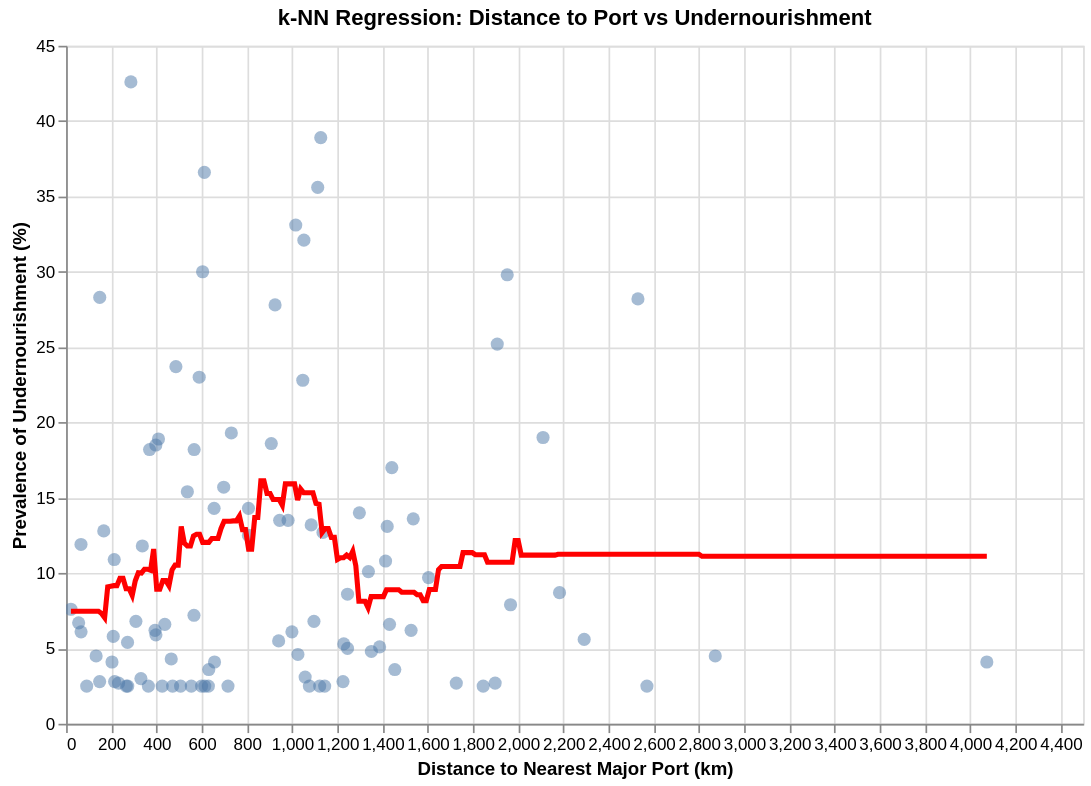

Notebook cell for this chart:
### Code cell
# k-NN Regression: Distance to Port vs Undernourishment
x_dist, y_dist_pred = get_knn_predictions(reg_df['dist_to_nearest_port_km'], reg_df['latest_undernourishment'], k=15)
dist_pred_df = pd.DataFrame({'dist_to_nearest_port_km': x_dist, 'predicted_undernourishment': y_dist_pred})

scatter_dist = alt.Chart(reg_df).mark_point(filled=True, size=60, opacity=0.5).encode(
    x=alt.X('dist_to_nearest_port_km:Q', title='Distance to Nearest Major Port (km)'),
    y=alt.Y('latest_undernourishment:Q', title='Prevalence of Undernourishment (%)'),
    tooltip=['dist_to_nearest_port_km', 'latest_undernourishment']
)

line_dist = alt.Chart(dist_pred_df).mark_line(color='red', size=3).encode(
    x='dist_to_nearest_port_km:Q',
    y='predicted_undernourishment:Q'
)

(scatter_dist + line_dist).properties(
    width=600,
    height=400,
    title='k-NN Regression: Distance to Port vs Undernourishment'
).interactive()

### Figure 1 — Vega-Lite specification as saved in the notebook (floating-point values rounded to 4 significant figures; data arrays with more than 128 entries replaced by an {"elided": "..."} marker saying what was removed)
{"config": {"view": {"continuousWidth": 300, "continuousHeight": 300}}, "layer": [{"data": {"name": "data-bc42accebf976934241cea963472358e"}, "mark": {"type": "point", "filled": true, "opacity": 0.5, "size": 60}, "encoding": {"tooltip": [{"field": "dist_to_nearest_port_km", "type": "quantitative"}, {"field": "latest_undernourishment", "type": "quantitative"}], "x": {"field": "dist_to_nearest_port_km", "title": "Distance to Nearest Major Port (km)", "type": "quantitative"}, "y": {"field": "latest_undernourishment", "title": "Prevalence of Undernourishment (%)", "type": "quantitative"}}, "name": "view_832afd8f4f1cf907_0"}, {"data": {"name": "data-4dbbe6d07fa882ed475798710cb52b57"}, "mark": {"type": "line", "color": "red", "size": 3}, "encoding": {"x": {"field": "dist_to_nearest_port_km", "type": "quantitative"}, "y": {"field": "predicted_undernourishment", "type": "quantitative"}}}], "height": 400, "params": [{"name": "param_1e9efca18e7a2868", "select": {"type": "interval", "encodings": ["x", "y"]}, "bind": "scales", "views": ["view_832afd8f4f1cf907_0"]}], "title": "k-NN Regression: Distance to Port vs Undernourishment", "width": 600, "$schema": "https://vega.github.io/schema/vega-lite/v6.1.0.json", "datasets": {"data-bc42accebf976934241cea963472358e": [{"dist_to_nearest_port_km": 604.0, "GDP_billions_USD": 26.67, "latest_undernourishment": 30.0}, {"dist_to_nearest_port_km": 1052.0, "GDP_billions_USD": 31.47, "latest_undernourishment": 32.1}, {"dist_to_nearest_port_km": 1967.0, "GDP_billions_USD": 1.137, "latest_undernourishment": 7.9}, {"dist_to_nearest_port_km": 1845.0, "GDP_billions_USD": 103.5, "latest_undernourishment": 2.5}, {"dist_to_nearest_port_km": 266.4, "GDP_billions_USD": 80.81, "latest_undernourishment": 2.5}, {"dist_to_nearest_port_km": 214.7, "GDP_billions_USD": 519.2, "latest_undernourishment": 2.8}, {"dist_to_nearest_port_km": 1016.0, "GDP_billions_USD": 53.79, "latest_undernourishment": 33.1}, {"dist_to_nearest_port_km": 1454.0, "GDP_billions_USD": 91.8, "latest_undernourishment": 3.6}, {"dist_to_nearest_port_km": 506.5, "GDP_billions_USD": 51.53, "latest_undernourishment": 2.5}, {"dist_to_nearest_port_km": 1245.0, "GDP_billions_USD": 29.49, "latest_undernourishment": 8.6}, {"dist_to_nearest_port_km": 369.3, "GDP_billions_USD": 9.651, "latest_undernourishment": 18.2}, {"dist_to_nearest_port_km": 1441.0, "GDP_billions_USD": 2.002, "latest_undernourishment": 17.0}, {"dist_to_nearest_port_km": 308.8, "GDP_billions_USD": 617.0, "latest_undernourishment": 6.8}, {"dist_to_nearest_port_km": 588.9, "GDP_billions_USD": 94.18, "latest_undernourishment": 23.0}, {"dist_to_nearest_port_km": 1604.0, "GDP_billions_USD": 14.24, "latest_undernourishment": 9.7}, {"dist_to_nearest_port_km": 2183.0, "GDP_billions_USD": 3.78, "latest_undernourishment": 8.7}, {"dist_to_nearest_port_km": 1414.0, "GDP_billions_USD": 42.14, "latest_undernourishment": 10.8}, {"dist_to_nearest_port_km": 565.7, "GDP_billions_USD": 415.3, "latest_undernourishment": 7.2}, {"dist_to_nearest_port_km": 2110.0, "GDP_billions_USD": 1.801, "latest_undernourishment": 19.0}, {"dist_to_nearest_port_km": 924.7, "GDP_billions_USD": 3.607, "latest_undernourishment": 27.8}, {"dist_to_nearest_port_km": 1727.0, "GDP_billions_USD": 2.082, "latest_undernourishment": 2.7}, {"dist_to_nearest_port_km": 599.5, "GDP_billions_USD": 80.54, "latest_undernourishment": 2.5}, {"dist_to_nearest_port_km": 1526.0, "GDP_billions_USD": 35.01, "latest_undernourishment": 6.2}, {"dist_to_nearest_port_km": 2872.0, "GDP_billions_USD": 0.938, "latest_undernourishment": 4.5}, {"dist_to_nearest_port_km": 1113.0, "GDP_billions_USD": 13.63, "latest_undernourishment": 35.6}, {"dist_to_nearest_port_km": 629.6, "GDP_billions_USD": 376.7, "latest_undernourishment": 2.5}, {"dist_to_nearest_port_km": 272.8, "GDP_billions_USD": 800.5, "latest_undernourishment": 2.5}, {"dist_to_nearest_port_km": 208.6, "GDP_billions_USD": 475.6, "latest_undernourishment": 5.8}, {"dist_to_nearest_port_km": 393.5, "GDP_billions_USD": 279.5, "latest_undernourishment": 6.2}, {"dist_to_nearest_port_km": 1058.0, "GDP_billions_USD": 45.28, "latest_undernourishment": 3.1}, {"dist_to_nearest_port_km": 2530.0, "GDP_billions_USD": 33.54, "latest_undernourishment": 28.2}, {"dist_to_nearest_port_km": 132.8, "GDP_billions_USD": 82.14, "latest_undernourishment": 4.5}, {"dist_to_nearest_port_km": 397.4, "GDP_billions_USD": 109.7, "latest_undernourishment": 5.9}, {"dist_to_nearest_port_km": 654.8, "GDP_billions_USD": 553.7, "latest_undernourishment": 14.3}, {"dist_to_nearest_port_km": 1338.0, "GDP_billions_USD": 19.0, "latest_undernourishment": 10.1}, {"dist_to_nearest_port_km": 697.3, "GDP_billions_USD": 18.38, "latest_undernourishment": 15.7}, {"dist_to_nearest_port_km": 1026.0, "GDP_billions_USD": 46.21, "latest_undernourishment": 4.6}, {"dist_to_nearest_port_km": 408.7, "GDP_billions_USD": 14.29, "latest_undernourishment": 18.9}, {"dist_to_nearest_port_km": 148.8, "GDP_billions_USD": 22.23, "latest_undernourishment": 28.3}, {"dist_to_nearest_port_km": 203.0, "GDP_billions_USD": 147.1, "latest_undernourishment": 4.1}, {"dist_to_nearest_port_km": 554.0, "GDP_billions_USD": 7.571, "latest_undernourishment": 2.5}, {"dist_to_nearest_port_km": 1387.0, "GDP_billions_USD": 17.73, "latest_undernourishment": 5.1}, {"dist_to_nearest_port_km": 716.3, "GDP_billions_USD": 16.98, "latest_undernourishment": 2.5}, {"dist_to_nearest_port_km": 21.43, "GDP_billions_USD": 15.48, "latest_undernourishment": 7.6}, {"dist_to_nearest_port_km": 1431.0, "GDP_billions_USD": 11.39, "latest_undernourishment": 6.6}, {"dist_to_nearest_port_km": 1351.0, "GDP_billions_USD": 22.27, "latest_undernourishment": 4.8}, {"dist_to_nearest_port_km": 148.4, "GDP_billions_USD": 481.8, "latest_undernourishment": 2.8}, {"dist_to_nearest_port_km": 731.1, "GDP_billions_USD": 10.89, "latest_undernourishment": 19.3}, {"dist_to_nearest_port_km": 1127.0, "GDP_billions_USD": 17.14, "latest_undernourishment": 38.9}, {"dist_to_nearest_port_km": 1085.0, "GDP_billions_USD": 48.31, "latest_undernourishment": 13.2}, {"dist_to_nearest_port_km": 611.8, "GDP_billions_USD": 4.72, "latest_undernourishment": 36.6}, {"dist_to_nearest_port_km": 91.15, "GDP_billions_USD": 165.2, "latest_undernourishment": 2.5}, {"dist_to_nearest_port_km": 4074.0, "GDP_billions_USD": 0.263, "latest_undernourishment": 4.1}, {"dist_to_nearest_port_km": 485.8, "GDP_billions_USD": 121.5, "latest_undernourishment": 23.7}, {"dist_to_nearest_port_km": 2570.0, "GDP_billions_USD": 259.7, "latest_undernourishment": 2.5}, {"dist_to_nearest_port_km": 166.6, "GDP_billions_USD": 55.01, "latest_undernourishment": 12.8}, {"dist_to_nearest_port_km": 55.5, "GDP_billions_USD": 18.11, "latest_undernourishment": 6.7}, {"dist_to_nearest_port_km": 536.5, "GDP_billions_USD": 277.8, "latest_undernourishment": 15.4}, {"dist_to_nearest_port_km": 471.2, "GDP_billions_USD": 203.3, "latest_undernourishment": 2.5}, {"dist_to_nearest_port_km": 944.9, "GDP_billions_USD": 36.35, "latest_undernourishment": 13.5}, {"dist_to_nearest_port_km": 286.6, "GDP_billions_USD": 27.62, "latest_undernourishment": 42.6}, {"dist_to_nearest_port_km": 1898.0, "GDP_billions_USD": 22.01, "latest_undernourishment": 2.7}, {"dist_to_nearest_port_km": 1421.0, "GDP_billions_USD": 2.023, "latest_undernourishment": 13.1}, {"dist_to_nearest_port_km": 806.8, "GDP_billions_USD": 25.43, "latest_undernourishment": 12.5}, {"dist_to_nearest_port_km": 1298.0, "GDP_billions_USD": 111.0, "latest_undernourishment": 14.0}, {"dist_to_nearest_port_km": 436.8, "GDP_billions_USD": 67.9, "latest_undernourishment": 6.6}, {"dist_to_nearest_port_km": 1229.0, "GDP_billions_USD": 29.95, "latest_undernourishment": 5.3}, {"dist_to_nearest_port_km": 907.9, "GDP_billions_USD": 20.86, "latest_undernourishment": 18.6}, {"dist_to_nearest_port_km": 2292.0, "GDP_billions_USD": 6.106, "latest_undernourishment": 5.6}, {"dist_to_nearest_port_km": 397.0, "GDP_billions_USD": 184.2, "latest_undernourishment": 18.5}, {"dist_to_nearest_port_km": 1097.0, "GDP_billions_USD": 35.06, "latest_undernourishment": 6.8}, {"dist_to_nearest_port_km": 1137.0, "GDP_billions_USD": 126.4, "latest_undernourishment": 12.7}, {"dist_to_nearest_port_km": 66.2, "GDP_billions_USD": 129.9, "latest_undernourishment": 6.1}, {"dist_to_nearest_port_km": 940.4, "GDP_billions_USD": 0.73, "latest_undernourishment": 5.5}, {"dist_to_nearest_port_km": 65.91, "GDP_billions_USD": 4.283, "latest_undernourishment": 11.9}, {"dist_to_nearest_port_km": 425.1, "GDP_billions_USD": 81.94, "latest_undernourishment": 2.5}, {"dist_to_nearest_port_km": 982.2, "GDP_billions_USD": 1.406, "latest_undernourishment": 13.5}, {"dist_to_nearest_port_km": 656.8, "GDP_billions_USD": 347.4, "latest_undernourishment": 4.1}, {"dist_to_nearest_port_km": 232.2, "GDP_billions_USD": 375.7, "latest_undernourishment": 2.7}, {"dist_to_nearest_port_km": 1952.0, "GDP_billions_USD": 12.58, "latest_undernourishment": 29.8}, {"dist_to_nearest_port_km": 1908.0, "GDP_billions_USD": 2.909, "latest_undernourishment": 25.2}, {"dist_to_nearest_port_km": 999.2, "GDP_billions_USD": 52.6, "latest_undernourishment": 6.1}, {"dist_to_nearest_port_km": 271.9, "GDP_billions_USD": 32.93, "latest_undernourishment": 5.4}, {"dist_to_nearest_port_km": 806.9, "GDP_billions_USD": 22.64, "latest_undernourishment": 14.3}, {"dist_to_nearest_port_km": 331.1, "GDP_billions_USD": 105.9, "latest_undernourishment": 3.0}, {"dist_to_nearest_port_km": 1047.0, "GDP_billions_USD": 20.91, "latest_undernourishment": 22.8}, {"dist_to_nearest_port_km": 363.9, "GDP_billions_USD": 29.95, "latest_undernourishment": 2.5}, {"dist_to_nearest_port_km": 1536.0, "GDP_billions_USD": 48.71, "latest_undernourishment": 13.6}, {"dist_to_nearest_port_km": 337.3, "GDP_billions_USD": 20.64, "latest_undernourishment": 11.8}, {"dist_to_nearest_port_km": 1245.0, "GDP_billions_USD": 3.306, "latest_undernourishment": 5.0}, {"dist_to_nearest_port_km": 613.6, "GDP_billions_USD": 75.26, "latest_undernourishment": 2.5}, {"dist_to_nearest_port_km": 1225.0, "GDP_billions_USD": 6.517, "latest_undernourishment": 2.8}, {"dist_to_nearest_port_km": 212.9, "GDP_billions_USD": 469.3, "latest_undernourishment": 10.9}, {"dist_to_nearest_port_km": 1122.0, "GDP_billions_USD": 74.68, "latest_undernourishment": 2.5}, {"dist_to_nearest_port_km": 1144.0, "GDP_billions_USD": 25.12, "latest_undernourishment": 2.5}, {"dist_to_nearest_port_km": 631.4, "GDP_billions_USD": 638.6, "latest_undernourishment": 3.6}, {"dist_to_nearest_port_km": 566.5, "GDP_billions_USD": 124.1, "latest_undernourishment": 18.2}, {"dist_to_nearest_port_km": 1077.0, "GDP_billions_USD": 210.9, "latest_undernourishment": 2.5}, {"dist_to_nearest_port_km": 465.2, "GDP_billions_USD": 20.85, "latest_undernourishment": 4.3}], "data-4dbbe6d07fa882ed475798710cb52b57": {"elided": "300 records"}}}
